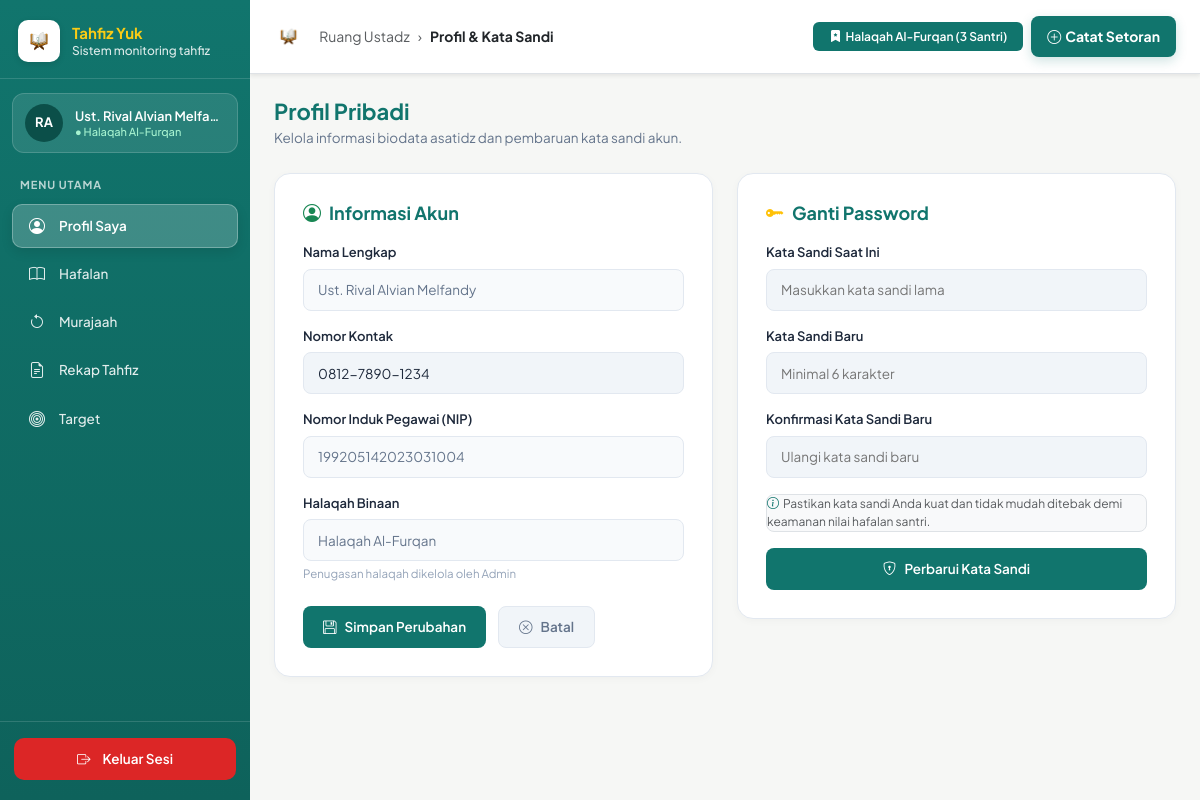
The app's page /modules/ustadz/index.php?tab=profil (signed in), older data.
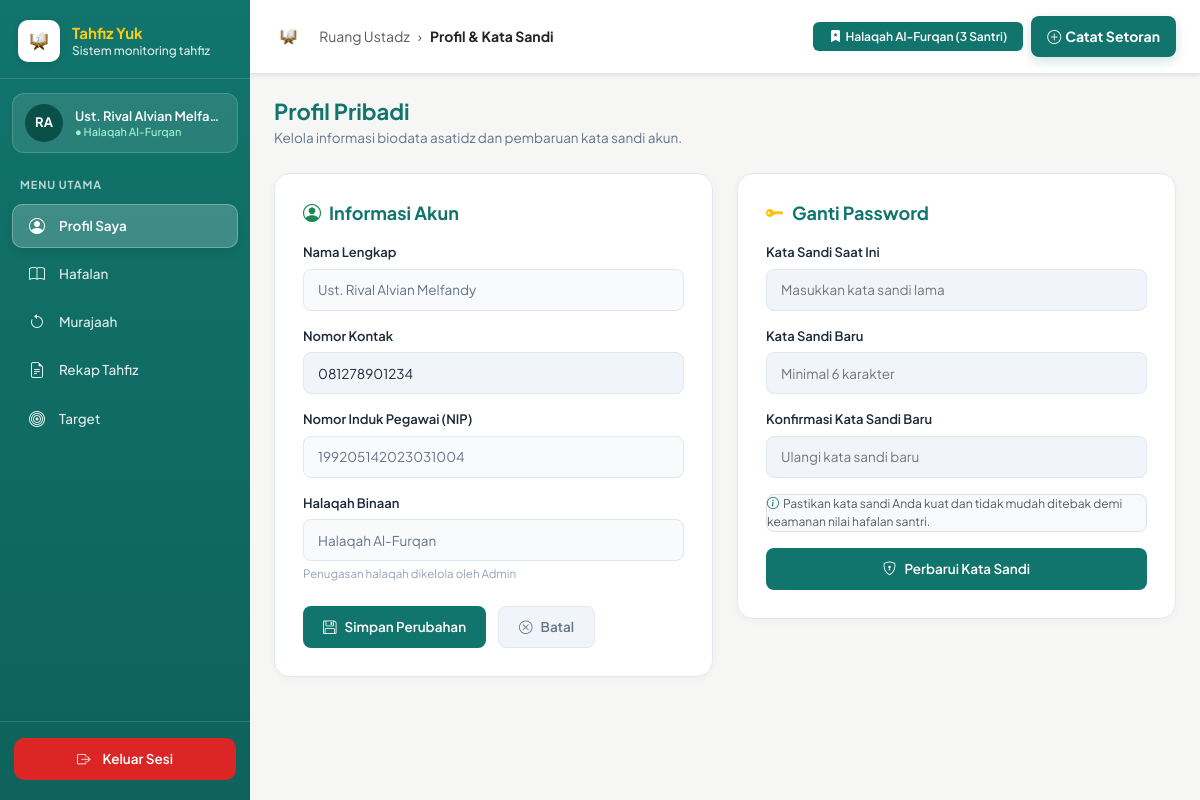
The same page, newer data.
### tables this page shows
CREATE TABLE IF NOT EXISTS `users` (
    `id` INT AUTO_INCREMENT PRIMARY KEY,
    `username` VARCHAR(50) NOT NULL UNIQUE,
    `password` VARCHAR(255) NOT NULL,
    `nama_lengkap` VARCHAR(100) NOT NULL,
    `no_hp` VARCHAR(20) NULL,
    `role` ENUM('admin', 'ustadz', 'siswa') NOT NULL,
    `nip_nis` VARCHAR(30) NULL,
    `halaqah` VARCHAR(50) NULL DEFAULT 'Al-Furqan',
    `status` ENUM('aktif', 'nonaktif') NOT NULL DEFAULT 'aktif',
    `created_at` TIMESTAMP DEFAULT CURRENT_TIMESTAMP
);

### modules/ustadz/index.php (the view, shortened to what the rows shown need)
<?php
$ustadz_name   = $_SESSION['user_name'] ?? 'Ust. Rival Alvian Melfandy';
$halaqah_name  = $_SESSION['user_halaqah'] ?? 'Al-Furqan';
$ustadz_nip    = $_SESSION['user_nip_nis'] ?? '199205142023031004';
$ustadz_kontak = $_SESSION['user_no_hp'] ?? '0812-7890-1234';
$ustadz_id     = $_SESSION['user_id'] ?? 2;
$page_tab = $_GET['tab'] ?? 'rekap';
$pdo = null;
try {
    $pdo = koneksi_database();
    if ($pdo) {
        $u_stmt = $pdo->prepare("SELECT nama_lengkap, nip_nis, halaqah, no_hp FROM users WHERE id = :id LIMIT 1");
        $u_stmt->execute(['id' => $ustadz_id]);
        $u_row = $u_stmt->fetch();
        if ($u_row) {
            $ustadz_name  = $u_row['nama_lengkap'] ?? $ustadz_name;
            $halaqah_name = $u_row['halaqah'] ?? $halaqah_name;
            $ustadz_nip   = $u_row['nip_nis'] ?? $ustadz_nip;
            if (!empty($u_row['no_hp'])) {
                $ustadz_kontak = $u_row['no_hp'];
            }
        }
    }
} catch (Throwable $e) {}
$santri_list = [];
if ($pdo) {
    try {
        $stmt = $pdo->prepare("SELECT id, username, nama_lengkap, nip_nis, halaqah FROM users WHERE role = 'siswa' ORDER BY id ASC");
        $stmt->execute();
        $santri_list = $stmt->fetchAll();
    } catch (Throwable $e) {}
}
$riwayat_setoran = [];
$riwayat_murajaah = [];
if ($pdo) {
    try {
        $stmt_s = $pdo->query("SELECT * FROM setoran_hafalan ORDER BY id DESC LIMIT 50");
        $riwayat_setoran = $stmt_s->fetchAll();
    } catch (Throwable $e) {}
    try {
        $stmt_m = $pdo->query("SELECT * FROM murajaah ORDER BY id DESC LIMIT 50");
        $riwayat_murajaah = $stmt_m->fetchAll();
    } catch (Throwable $e) {}
}
$total_santri_binaan = count($santri_list);
$total_setoran_count = count($riwayat_setoran);
$total_murajaah_count = count($riwayat_murajaah);
?>
<!DOCTYPE html>
<html lang="id">
<head>
    <link rel="stylesheet" href="https://cdn.jsdelivr.net/npm/bootstrap@5.3.3/dist/css/bootstrap.min.css">
    <link rel="stylesheet" href="https://cdn.jsdelivr.net/npm/bootstrap-icons@1.11.3/font/bootstrap-icons.min.css">
    <link rel="stylesheet" href="../../assets/css/tahfiz.css">
</head>
<body>
<div class="d-flex">
    <div class="ustadz-content-wrapper">
        <main class="p-4 flex-grow-1">
            <?php if ($page_tab === 'binaan'): ?>
                <div class="mb-4">
                    <span class="badge px-3 py-1 text-white mb-2 fw-bold" style="background-color: #11756D;">HALAQAH AL-FURQAN</span>
                    <h2 class="fw-bold mb-1" style="color: #11756D;">Daftar Santri Binaan</h2>
                    <p class="text-muted small mb-0">Pantau perkembangan hafalan, setoran terbaru, dan status murajaah seluruh santri halaqah.</p>
                </div>
                <div class="row g-3 mb-4">
                    <div class="col-12 col-sm-6 col-xl-3">
                        <div class="kpi-stat-card">
                            <div class="d-flex justify-content-between align-items-center mb-2">
                                <span class="small fw-bold text-muted text-uppercase">Santri Binaan</span>
                                <i class="bi bi-people fs-4" style="color: #11756D;"></i>
                            </div>
                            <div class="fs-2 fw-bold text-dark"><?= $total_santri_binaan ?></div>
                            <small class="text-muted">Halaqah <?= htmlspecialchars($halaqah_name) ?> · Aktif</small>
                        </div>
                    </div>
                    <div class="col-12 col-sm-6 col-xl-3">
                        <div class="kpi-stat-card">
                            <div class="d-flex justify-content-between align-items-center mb-2">
                                <span class="small fw-bold text-muted text-uppercase">Setoran Tercatat</span>
                                <i class="bi bi-journal-check fs-4" style="color: #11756D;"></i>
                            </div>
                            <div class="fs-2 fw-bold text-success"><?= $total_setoran_count ?></div>
                            <small class="text-muted">Hafalan Baru Tersimpan</small>
                        </div>
                    </div>
                    <div class="col-12 col-sm-6 col-xl-3">
                        <div class="kpi-stat-card">
                            <div class="d-flex justify-content-between align-items-center mb-2">
                                <span class="small fw-bold text-muted text-uppercase">Total Murajaah</span>
                                <i class="bi bi-arrow-repeat fs-4" style="color: #11756D;"></i>
                            </div>
                            <div class="fs-2 fw-bold text-dark"><?= $total_murajaah_count ?></div>
                            <small class="text-muted">Pengulangan Santri Mutqin</small>
                        </div>
                    </div>
                    <div class="col-12 col-sm-6 col-xl-3">
                        <div class="kpi-stat-card">
                            <div class="d-flex justify-content-between align-items-center mb-2">
                                <span class="small fw-bold text-muted text-uppercase">Target Kelancaran</span>
                                <i class="bi bi-patch-check fs-4" style="color: #D97706;"></i>
                            </div>
                            <div class="fs-2 fw-bold text-warning-emphasis">85%</div>
                            <small class="text-muted">Kategori Sangat Mutqin / Lancar</small>
                        </div>
                    </div>
                </div>
                <div class="card border-0 shadow-sm rounded-4 overflow-hidden bg-white">
                    <div class="card-header bg-white py-3 px-4 d-flex justify-content-between align-items-center border-bottom">
                        <h6 class="fw-bold mb-0 text-dark">Data Santri &amp; Capaian Hafalan</h6>
                        <span class="badge bg-light text-muted border"><?= $total_santri_binaan ?> Santri Terdaftar</span>
                    </div>
                    <div class="table-responsive">
                        <table class="table table-hover align-middle mb-0">
                            <thead class="table-light small">
                                <tr>
                                    <th class="ps-4">No</th>
                                    <th>NIS</th>
                                    <th>Nama Santri</th>
                                    <th>Capaian Target</th>
                                    <th>Setoran Terakhir</th>
                                    <th>Nilai</th>
                                    <th class="text-end pe-4">Aksi Cepat</th>
                                </tr>
                            </thead>
                            <tbody>
                                <?php foreach ($santri_list as $i => $s): ?>
                                <tr>
                                    <td class="ps-4"><?= $i + 1 ?></td>
                                    <td><code><?= htmlspecialchars($s['nip_nis']) ?></code></td>
                                    <td><strong><?= htmlspecialchars($s['nama_lengkap']) ?></strong></td>
                                    <td>
                                        <div class="d-flex align-items-center gap-2" style="min-width: 140px;">
                                             <div class="progress flex-grow-1" style="height: 7px;">
                                                 <div class="progress-bar" style="width: <?= 60 + ($i * 15) ?>%; background-color: #11756D;"></div>
                                             </div>
                                            <small class="fw-bold" style="font-size: 0.75rem;"><?= 60 + ($i * 15) ?>%</small>
                                        </div>
                                    </td>
                                    <td><span class="badge bg-light text-dark border">Al-Mulk: 13–18</span></td>
                                    <td><span class="badge bg-success-subtle text-success fw-bold">90 / 100</span></td>
                                    <td class="text-end pe-4">
                                        <a href="?tab=hafalan&santri=<?= urlencode($s['nama_lengkap']) ?>" class="btn btn-sm btn-outline-success fw-semibold">
                                            <i class="bi bi-journal-plus me-1"></i>Catat Setoran
                                        </a>
                                        <a href="?tab=murajaah&santri=<?= urlencode($s['nama_lengkap']) ?>" class="btn btn-sm btn-outline-success fw-semibold">
                                            <i class="bi bi-arrow-repeat me-1"></i>Catat Murajaah
                                        </a>
                                    </td>
                                </tr>
                                <?php endforeach; ?>
                            </tbody>
                        </table>
                    </div>
                </div>
            <!-- ═══════════════════════════════════════════════════════════
                 MENU 2: CATAT HAFALAN BARU (ALUR PILIH SISWA -> JUZ/SURAH -> LEMBAR SETORAN)
            ════════════════════════════════════════════════════════════ -->
            <?php elseif ($page_tab === 'profil'): ?>
                <div class="mb-4">
                    <h1 class="profil-page-title mb-1">Profil Pribadi</h1>
                    <p class="profil-page-subtitle mb-0">Kelola informasi biodata asatidz dan pembaruan kata sandi akun.</p>
                </div>
                <div class="profil-grid">
                    <div class="profil-card">
                        <h2 class="profil-card-title">
                            <i class="bi bi-person-circle text-success"></i>Informasi Akun
                        </h2>
                        <form action="?tab=profil" method="POST">
                            <div class="profil-field">
                                <label class="profil-label" for="namaLengkap">Nama Lengkap</label>
                                <input type="text" id="namaLengkap" class="profil-input" value="<?= htmlspecialchars($ustadz_name) ?>" readonly>
                            </div>
                            <div class="profil-field">
                                <label class="profil-label" for="kontakUstadz">Nomor Kontak</label>
                                <input type="tel" id="kontakUstadz" name="kontak" class="profil-input form-control" value="<?= htmlspecialchars($ustadz_kontak) ?>" placeholder="Contoh: 0812xxxxxxxx" maxlength="20" style="background: #FFFFFF; border: 1px solid #CBD5E1;">
                            </div>
                            <div class="profil-field">
                                <label class="profil-label" for="nipUstadz">Nomor Induk Pegawai (NIP)</label>
                                <input type="text" id="nipUstadz" class="profil-input" value="<?= htmlspecialchars($ustadz_nip) ?>" readonly>
                            </div>
                            <div class="profil-field">
                                <label class="profil-label" for="halaqahUstadz">Halaqah Binaan</label>
                                <input type="text" id="halaqahUstadz" class="profil-input" value="Halaqah <?= htmlspecialchars($halaqah_name) ?>" readonly>
                                <small class="profil-hint">Penugasan halaqah dikelola oleh Admin</small>
                            </div>
                            <div class="profil-actions">
                                <button type="submit" class="profil-btn profil-btn-primary">
                                    <i class="bi bi-floppy"></i>Simpan Perubahan
                                </button>
                                <button type="reset" class="profil-btn profil-btn-reset">
                                    <i class="bi bi-x-circle"></i>Batal
                                </button>
                            </div>
                        </form>
                    </div>
                    <div class="profil-card">
                        <h2 class="profil-card-title">
                            <i class="bi bi-key-fill text-warning"></i>Ganti Password
                        </h2>
                        <form action="?tab=profil" method="POST">
                            <div class="profil-field">
                                <label class="profil-label" for="passLama">Kata Sandi Saat Ini</label>
                                <input type="password" id="passLama" name="password_lama" class="profil-input" placeholder="Masukkan kata sandi lama" required>
                            </div>
                            <div class="profil-field">
                                <label class="profil-label" for="passBaru">Kata Sandi Baru</label>
                                <input type="password" id="passBaru" name="password_baru" class="profil-input" placeholder="Minimal 6 karakter" required>
                            </div>
                            <div class="profil-field">
                                <label class="profil-label" for="passKonfirmasi">Konfirmasi Kata Sandi Baru</label>
                                <input type="password" id="passKonfirmasi" name="password_konfirmasi" class="profil-input" placeholder="Ulangi kata sandi baru" required>
                            </div>
                            <div class="p-2.5 rounded-3 bg-light border mb-3 small text-muted" style="font-size: 12px;">
                                <i class="bi bi-info-circle me-1" style="color: #11756D;"></i>Pastikan kata sandi Anda kuat dan tidak mudah ditebak demi keamanan nilai hafalan santri.
                            </div>
                            <div class="profil-actions mt-0">
                                <button type="submit" class="profil-btn profil-btn-primary w-100">
                                    <i class="bi bi-shield-lock"></i>Perbarui Kata Sandi
                                </button>
                            </div>
                        </form>
                    </div>
                </div>
            <?php endif; ?>
        </main>
    </div>
</div>
</body>
</html>

Row changes from the older to the newer data that the page shows:
now on this page (row edited): users: kontak "081278901234"
Text that changed along with them:
form field kontak: "0812-7890-1234" → (not shown)
